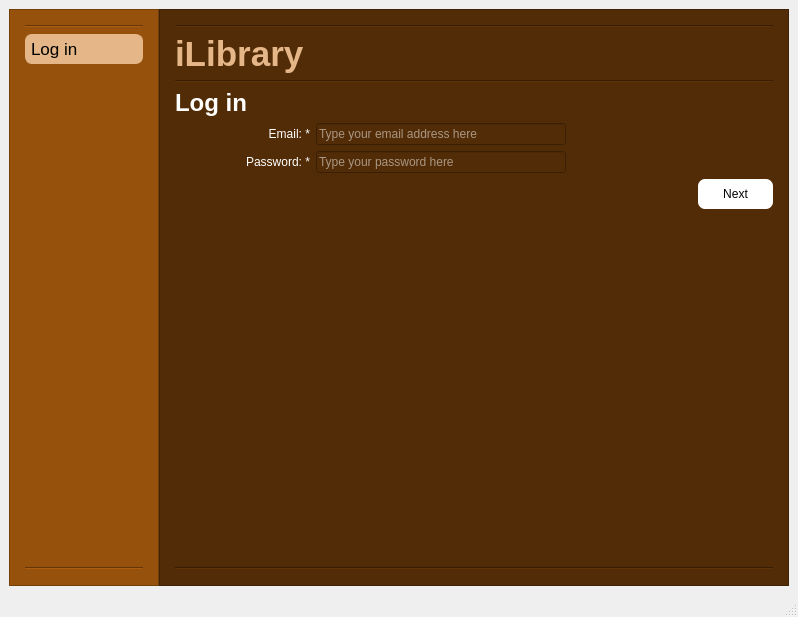
<?xml version="1.0" encoding="UTF-8"?>
<ui version="4.0">
 <class>MainWindow</class>
 <widget class="QMainWindow" name="MainWindow">
  <property name="geometry">
   <rect>
    <x>0</x>
    <y>0</y>
    <width>798</width>
    <height>617</height>
   </rect>
  </property>
  <property name="minimumSize">
   <size>
    <width>798</width>
    <height>617</height>
   </size>
  </property>
  <property name="windowTitle">
   <string>MainWindow</string>
  </property>
  <property name="styleSheet">
   <string notr="true"/>
  </property>
  <widget class="QWidget" name="centralwidget">
   <layout class="QHBoxLayout" name="horizontalLayout">
    <property name="spacing">
     <number>0</number>
    </property>
    <item>
     <widget class="QFrame" name="frameMenu">
      <property name="sizePolicy">
       <sizepolicy hsizetype="Fixed" vsizetype="Preferred">
        <horstretch>0</horstretch>
        <verstretch>0</verstretch>
       </sizepolicy>
      </property>
      <property name="minimumSize">
       <size>
        <width>150</width>
        <height>550</height>
       </size>
      </property>
      <property name="styleSheet">
       <string notr="true">background-color: rgb(150,81,12)</string>
      </property>
      <property name="frameShape">
       <enum>QFrame::StyledPanel</enum>
      </property>
      <property name="frameShadow">
       <enum>QFrame::Raised</enum>
      </property>
      <property name="lineWidth">
       <number>1</number>
      </property>
      <layout class="QVBoxLayout" name="verticalLayout">
       <property name="spacing">
        <number>-1</number>
       </property>
       <property name="leftMargin">
        <number>15</number>
       </property>
       <property name="topMargin">
        <number>15</number>
       </property>
       <property name="rightMargin">
        <number>15</number>
       </property>
       <property name="bottomMargin">
        <number>15</number>
       </property>
       <item>
        <widget class="Line" name="line_3">
         <property name="orientation">
          <enum>Qt::Horizontal</enum>
         </property>
        </widget>
       </item>
       <item>
        <widget class="QPushButton" name="pbtnProfile">
         <property name="sizePolicy">
          <sizepolicy hsizetype="Minimum" vsizetype="Fixed">
           <horstretch>0</horstretch>
           <verstretch>0</verstretch>
          </sizepolicy>
         </property>
         <property name="minimumSize">
          <size>
           <width>0</width>
           <height>30</height>
          </size>
         </property>
         <property name="maximumSize">
          <size>
           <width>16777215</width>
           <height>30</height>
          </size>
         </property>
         <property name="font">
          <font>
           <pointsize>13</pointsize>
           <kerning>true</kerning>
          </font>
         </property>
         <property name="mouseTracking">
          <bool>true</bool>
         </property>
         <property name="whatsThis">
          <string>'My Profile' button</string>
         </property>
         <property name="autoFillBackground">
          <bool>false</bool>
         </property>
         <property name="styleSheet">
          <string notr="true">QPushButton
{
text-align: left;
color: black;
padding: 10px;
background-color: rgb(228,182,136); 
border: 1px solid rgb(228,182,136);
border-radius:7px;
padding: 5px;
}
</string>
         </property>
         <property name="text">
          <string>Log in</string>
         </property>
         <property name="icon">
          <iconset>
           <normaloff>images/essential-icons/svg/user-433878.svg</normaloff>images/essential-icons/svg/user-433878.svg</iconset>
         </property>
         <property name="iconSize">
          <size>
           <width>20</width>
           <height>20</height>
          </size>
         </property>
         <property name="checkable">
          <bool>false</bool>
         </property>
         <property name="checked">
          <bool>false</bool>
         </property>
         <property name="autoDefault">
          <bool>false</bool>
         </property>
         <property name="default">
          <bool>false</bool>
         </property>
         <property name="flat">
          <bool>true</bool>
         </property>
         <attribute name="buttonGroup">
          <string notr="true">buttonGroup</string>
         </attribute>
        </widget>
       </item>
       <item>
        <spacer name="vertspacerBot">
         <property name="orientation">
          <enum>Qt::Vertical</enum>
         </property>
         <property name="sizeHint" stdset="0">
          <size>
           <width>0</width>
           <height>0</height>
          </size>
         </property>
        </spacer>
       </item>
       <item>
        <widget class="Line" name="line_5">
         <property name="orientation">
          <enum>Qt::Horizontal</enum>
         </property>
        </widget>
       </item>
      </layout>
     </widget>
    </item>
    <item>
     <widget class="QFrame" name="frame">
      <property name="minimumSize">
       <size>
        <width>593</width>
        <height>548</height>
       </size>
      </property>
      <property name="styleSheet">
       <string notr="true">background-color: rgb(82,44,6)</string>
      </property>
      <property name="frameShape">
       <enum>QFrame::StyledPanel</enum>
      </property>
      <property name="frameShadow">
       <enum>QFrame::Raised</enum>
      </property>
      <layout class="QVBoxLayout" name="verticalLayout_2">
       <property name="leftMargin">
        <number>15</number>
       </property>
       <property name="topMargin">
        <number>15</number>
       </property>
       <property name="rightMargin">
        <number>15</number>
       </property>
       <property name="bottomMargin">
        <number>15</number>
       </property>
       <item>
        <widget class="Line" name="line_6">
         <property name="orientation">
          <enum>Qt::Horizontal</enum>
         </property>
        </widget>
       </item>
       <item>
        <layout class="QHBoxLayout" name="hHeader">
         <property name="spacing">
          <number>0</number>
         </property>
         <item>
          <widget class="QLabel" name="label">
           <property name="sizePolicy">
            <sizepolicy hsizetype="Preferred" vsizetype="Maximum">
             <horstretch>0</horstretch>
             <verstretch>0</verstretch>
            </sizepolicy>
           </property>
           <property name="minimumSize">
            <size>
             <width>0</width>
             <height>0</height>
            </size>
           </property>
           <property name="font">
            <font>
             <family>.AppleSystemUIFont</family>
             <pointsize>26</pointsize>
             <weight>75</weight>
             <bold>true</bold>
            </font>
           </property>
           <property name="autoFillBackground">
            <bool>false</bool>
           </property>
           <property name="styleSheet">
            <string notr="true">color: rgb(228,182,136);</string>
           </property>
           <property name="text">
            <string>iLibrary</string>
           </property>
           <property name="scaledContents">
            <bool>false</bool>
           </property>
          </widget>
         </item>
         <item>
          <spacer name="horizontalSpacer_2">
           <property name="orientation">
            <enum>Qt::Horizontal</enum>
           </property>
           <property name="sizeHint" stdset="0">
            <size>
             <width>40</width>
             <height>0</height>
            </size>
           </property>
          </spacer>
         </item>
        </layout>
       </item>
       <item>
        <widget class="Line" name="line_2">
         <property name="orientation">
          <enum>Qt::Horizontal</enum>
         </property>
        </widget>
       </item>
       <item>
        <layout class="QHBoxLayout" name="horizontalLayout_5">
         <item>
          <widget class="QLabel" name="label_9">
           <property name="font">
            <font>
             <pointsize>18</pointsize>
             <weight>75</weight>
             <bold>true</bold>
            </font>
           </property>
           <property name="styleSheet">
            <string notr="true">color: white;</string>
           </property>
           <property name="text">
            <string>Log in</string>
           </property>
          </widget>
         </item>
         <item>
          <spacer name="horizontalSpacer_7">
           <property name="orientation">
            <enum>Qt::Horizontal</enum>
           </property>
           <property name="sizeType">
            <enum>QSizePolicy::Expanding</enum>
           </property>
           <property name="sizeHint" stdset="0">
            <size>
             <width>0</width>
             <height>0</height>
            </size>
           </property>
          </spacer>
         </item>
        </layout>
       </item>
       <item>
        <layout class="QVBoxLayout" name="vDetails">
         <property name="spacing">
          <number>-1</number>
         </property>
         <property name="leftMargin">
          <number>15</number>
         </property>
         <item>
          <layout class="QHBoxLayout" name="hEmail">
           <item>
            <widget class="QLabel" name="label_7">
             <property name="sizePolicy">
              <sizepolicy hsizetype="Fixed" vsizetype="Preferred">
               <horstretch>0</horstretch>
               <verstretch>0</verstretch>
              </sizepolicy>
             </property>
             <property name="minimumSize">
              <size>
               <width>120</width>
               <height>0</height>
              </size>
             </property>
             <property name="styleSheet">
              <string notr="true">color: white;</string>
             </property>
             <property name="text">
              <string>Email: *</string>
             </property>
             <property name="alignment">
              <set>Qt::AlignRight|Qt::AlignTrailing|Qt::AlignVCenter</set>
             </property>
            </widget>
           </item>
           <item>
            <widget class="QLineEdit" name="edtEmail">
             <property name="sizePolicy">
              <sizepolicy hsizetype="Fixed" vsizetype="Fixed">
               <horstretch>0</horstretch>
               <verstretch>0</verstretch>
              </sizepolicy>
             </property>
             <property name="minimumSize">
              <size>
               <width>250</width>
               <height>0</height>
              </size>
             </property>
             <property name="styleSheet">
              <string notr="true">color: white;</string>
             </property>
             <property name="inputMethodHints">
              <set>Qt::ImhEmailCharactersOnly</set>
             </property>
             <property name="text">
              <string/>
             </property>
             <property name="placeholderText">
              <string>Type your email address here</string>
             </property>
             <property name="clearButtonEnabled">
              <bool>true</bool>
             </property>
            </widget>
           </item>
           <item>
            <spacer name="horizontalSpacer_12">
             <property name="orientation">
              <enum>Qt::Horizontal</enum>
             </property>
             <property name="sizeHint" stdset="0">
              <size>
               <width>0</width>
               <height>0</height>
              </size>
             </property>
            </spacer>
           </item>
          </layout>
         </item>
         <item>
          <layout class="QHBoxLayout" name="hPass">
           <item>
            <widget class="QLabel" name="label_6">
             <property name="minimumSize">
              <size>
               <width>120</width>
               <height>0</height>
              </size>
             </property>
             <property name="styleSheet">
              <string notr="true">color: white;</string>
             </property>
             <property name="text">
              <string>Password: *</string>
             </property>
             <property name="alignment">
              <set>Qt::AlignRight|Qt::AlignTrailing|Qt::AlignVCenter</set>
             </property>
            </widget>
           </item>
           <item>
            <widget class="QLineEdit" name="edtPass">
             <property name="sizePolicy">
              <sizepolicy hsizetype="Fixed" vsizetype="Fixed">
               <horstretch>0</horstretch>
               <verstretch>0</verstretch>
              </sizepolicy>
             </property>
             <property name="minimumSize">
              <size>
               <width>250</width>
               <height>0</height>
              </size>
             </property>
             <property name="maximumSize">
              <size>
               <width>250</width>
               <height>16777215</height>
              </size>
             </property>
             <property name="styleSheet">
              <string notr="true">color: white;</string>
             </property>
             <property name="text">
              <string/>
             </property>
             <property name="echoMode">
              <enum>QLineEdit::PasswordEchoOnEdit</enum>
             </property>
             <property name="placeholderText">
              <string>Type your password here</string>
             </property>
             <property name="clearButtonEnabled">
              <bool>true</bool>
             </property>
            </widget>
           </item>
           <item>
            <spacer name="horizontalSpacer_6">
             <property name="orientation">
              <enum>Qt::Horizontal</enum>
             </property>
             <property name="sizeType">
              <enum>QSizePolicy::Expanding</enum>
             </property>
             <property name="sizeHint" stdset="0">
              <size>
               <width>0</width>
               <height>0</height>
              </size>
             </property>
            </spacer>
           </item>
          </layout>
         </item>
        </layout>
       </item>
       <item>
        <layout class="QHBoxLayout" name="horizontalLayout_3">
         <item>
          <spacer name="horizontalSpacer_9">
           <property name="orientation">
            <enum>Qt::Horizontal</enum>
           </property>
           <property name="sizeHint" stdset="0">
            <size>
             <width>40</width>
             <height>20</height>
            </size>
           </property>
          </spacer>
         </item>
         <item>
          <widget class="QPushButton" name="btnNext">
           <property name="minimumSize">
            <size>
             <width>75</width>
             <height>30</height>
            </size>
           </property>
           <property name="maximumSize">
            <size>
             <width>120</width>
             <height>30</height>
            </size>
           </property>
           <property name="autoFillBackground">
            <bool>false</bool>
           </property>
           <property name="styleSheet">
            <string notr="true">QPushButton{
color: black; 
background-color: white; 
border-radius:7px;
padding: 5px;
align-text: centre;
type: action;
}

QPushButton:hover:!pressed
{
  background-color: rgb(241,218,195);
  color: black;
}
QPushButton:hover:pressed
{
  background-color: rgb(228,182,136);
  color: black;
}</string>
           </property>
           <property name="text">
            <string>Next</string>
           </property>
           <property name="icon">
            <iconset>
             <normaloff>images/arrow-forward-1518589.svg</normaloff>images/arrow-forward-1518589.svg</iconset>
           </property>
           <property name="iconSize">
            <size>
             <width>20</width>
             <height>20</height>
            </size>
           </property>
          </widget>
         </item>
        </layout>
       </item>
       <item>
        <spacer name="verticalSpacer">
         <property name="orientation">
          <enum>Qt::Vertical</enum>
         </property>
         <property name="sizeHint" stdset="0">
          <size>
           <width>20</width>
           <height>40</height>
          </size>
         </property>
        </spacer>
       </item>
       <item>
        <widget class="Line" name="line">
         <property name="orientation">
          <enum>Qt::Horizontal</enum>
         </property>
        </widget>
       </item>
      </layout>
     </widget>
    </item>
   </layout>
  </widget>
  <widget class="QMenuBar" name="menubar">
   <property name="geometry">
    <rect>
     <x>0</x>
     <y>0</y>
     <width>798</width>
     <height>22</height>
    </rect>
   </property>
  </widget>
  <widget class="QStatusBar" name="statusbar">
   <property name="autoFillBackground">
    <bool>false</bool>
   </property>
  </widget>
 </widget>
 <resources/>
 <connections/>
 <buttongroups>
  <buttongroup name="buttonGroup"/>
 </buttongroups>
</ui>
